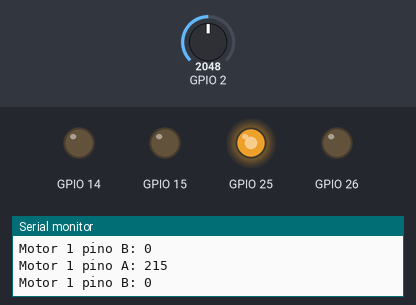
Simulated run of this sketch. Board: ESP32. Shown: output pins drawn as LEDs (lit = HIGH), the last lines printed to the serial monitor. Inputs (shaded band) come from the test bench; at power-on: GPIO 2 = 2048.

Above: at 1.2 s.
1.3 s: GPIO 2 set to 491
At 1.8 s:
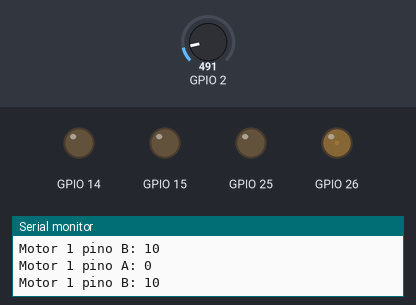
2.8 s: GPIO 2 set to 175
At 4.0 s:
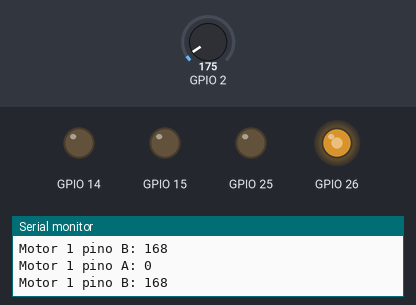
4.3 s: GPIO 2 set to 255
At 5.2 s:
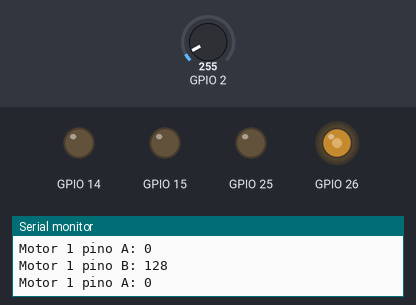
5.8 s: GPIO 2 set to 0
At 6.3 s:
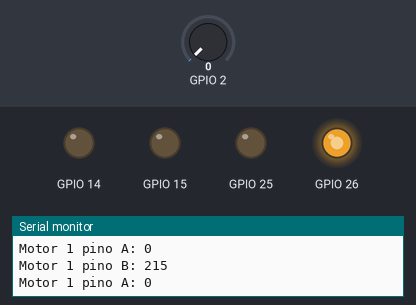
Timing chart, 0 to 8.3 s (numbered marks = the images above; inputs shaded):
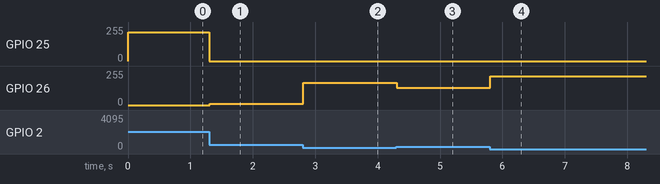

Measured:
- after the input at 1.3 s, GPIO 25: 215/255 → 0/255 at once; GPIO 26: 0/255 → 10/255 at once
- after the input at 2.8 s, GPIO 26: 10/255 → 168/255 at once
- after the input at 4.3 s, GPIO 26: 168/255 → 128/255 at once
- after the input at 5.8 s, GPIO 26: 128/255 → 215/255 at once

The sketch:

teste_de_motores_com_potenciometro.ino
```cpp
void setup()
{
  Serial.begin(38400);
  pinMode(25, OUTPUT);
  pinMode(26, OUTPUT);
  pinMode(14, OUTPUT);
  pinMode(15, OUTPUT);
}

int pot1;
//int pot2;
/*int motor1pinA;
int motor1pinB;
int motor2pinA;
int motor2pinB;*/

void loop(){

  pot1 = (analogRead(2)/2)-255;

  if(pot1 > 0){
    if(pot1 > 215) pot1 = 215;
    analogWrite(25, pot1);
    Serial.print("Motor 1 pino A: ");
    Serial.println(pot1);
    digitalWrite(26, LOW);
    Serial.print("Motor 1 pino B: ");
    Serial.println(LOW);
  } else {
    if(pot1 < -215) pot1 = -215;
    digitalWrite(25, LOW);
    Serial.print("Motor 1 pino A: ");
    Serial.println(LOW);
    analogWrite(26, -pot1);
    Serial.print("Motor 1 pino B: ");
    Serial.println(-pot1);
  }
}
```
